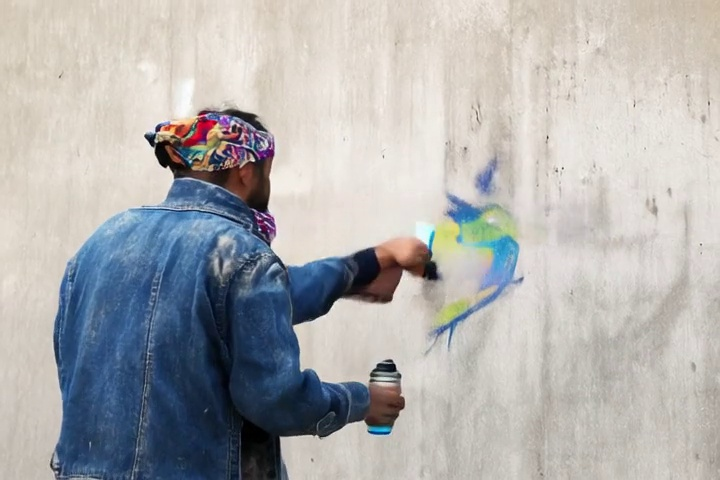
#> input picture benchmark/fvd/artist/keyframes_binary/keyframe_1.jpg, 720 x 480 px, found by its file name
$ python image_collage.py
#> lines starting #> are read from the running program, lines starting #| are printed output that depends on the picture
from PIL import Image
import os

def concatenate_images_vertical(image_paths, output_path):
    """
    将一系列图片垂直拼接成一张图片。

    Args:
        image_paths (list): 包含要拼接的图片文件路径的列表。
        output_path (str): 保存拼接后图片的路径。
    """
#> called with output_path = 'vertical_stack.jpg'
    if not image_paths:
        print("没有提供任何图片路径。")
        return

    images = [Image.open(path) for path in image_paths if os.path.exists(path)]
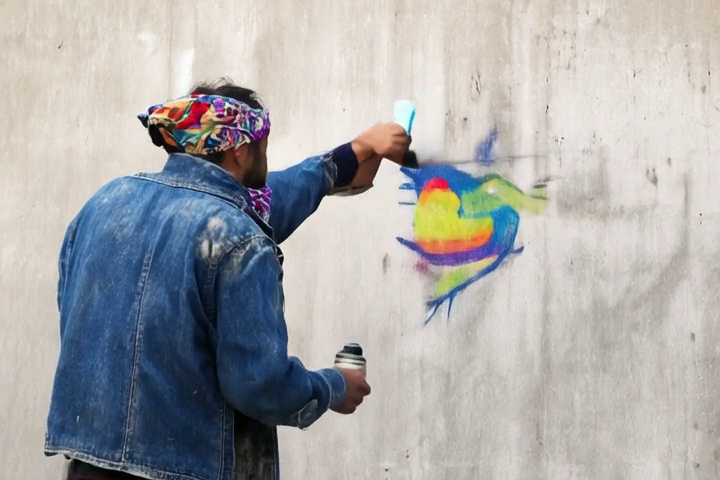
#> input picture benchmark/fvd/artist/keyframes_binary/keyframe_2.jpg, 720 x 480 px, found by its file name
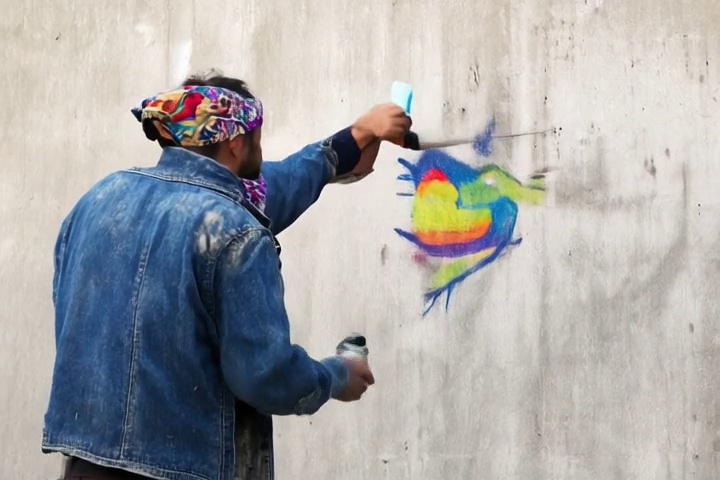
#> input picture benchmark/fvd/artist/keyframes_binary/keyframe_3.jpg, 720 x 480 px, found by its file name
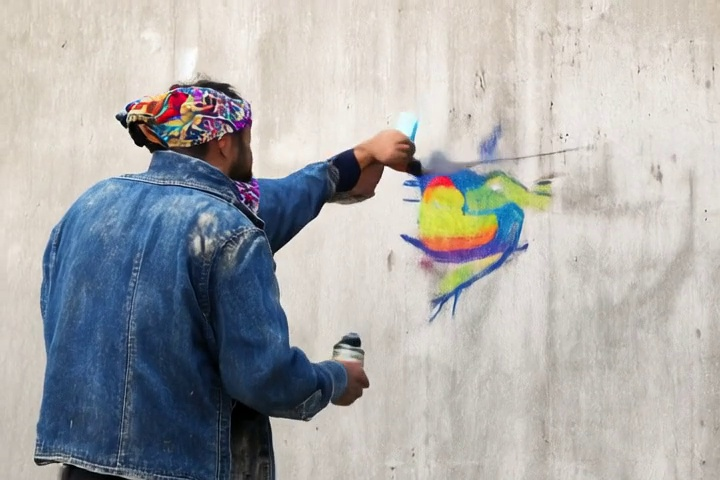
#> input picture benchmark/fvd/artist/keyframes_binary/keyframe_4.jpg, 720 x 480 px, found by its file name
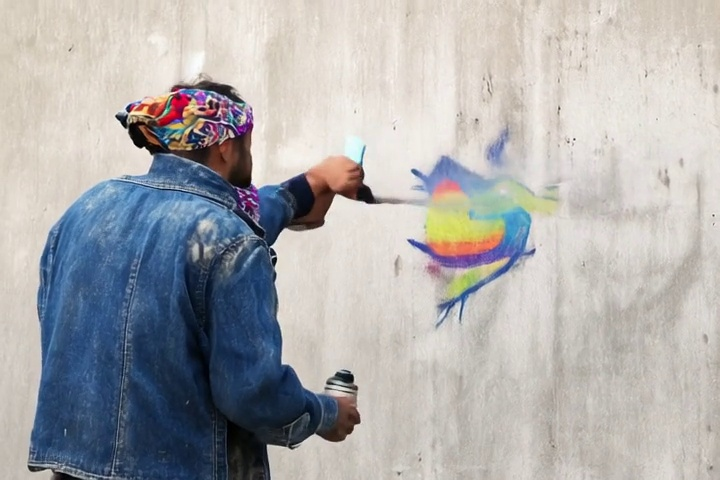
#> input picture benchmark/fvd/artist/keyframes_binary/keyframe_5.jpg, 720 x 480 px, found by its file name
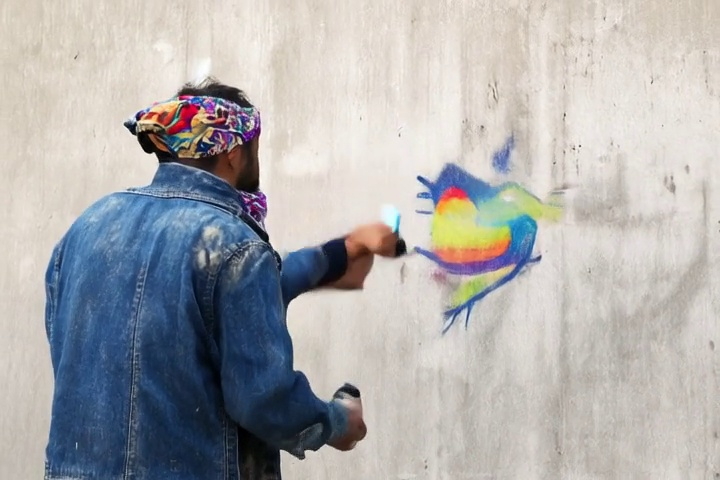
#> input picture benchmark/fvd/artist/keyframes_binary/keyframe_6.jpg, 720 x 480 px, found by its file name
#> images = 6 items
    if not images:
        print("找不到提供的任何图片文件。")
        return

    # 获取所有图片的宽度，并取最宽的作为输出图片的宽度
    widths = [img.width for img in images]
#> widths = [720, 720, 720, 720, 720, 720]
    max_width = max(widths)
#> max_width = 720

    # 计算拼接后图片的总高度
    total_height = sum(img.height for img in images)
#> total_height = 2880

    # 创建一个新的空白图片
    new_image = Image.new('RGB', (max_width, total_height))
#> new_image: PIL image 720x2880 RGB; every value is 0

    y_offset = 0
    for img in images:
        # 如果图片宽度小于最大宽度，则需要创建一个新的图片并居中粘贴
        if img.width < max_width:
            temp_img = Image.new('RGB', (max_width, img.height), (0, 0, 0))  # 创建黑色背景
            x_offset = (max_width - img.width) // 2
            temp_img.paste(img, (x_offset, 0))
            new_image.paste(temp_img, (0, y_offset))
        else:
            new_image.paste(img, (0, y_offset))
        y_offset += img.height
#> this loop made 6 passes
#> y_offset on passes 1 to 6: 480, 960, 1440, 1920, 2400, 2880
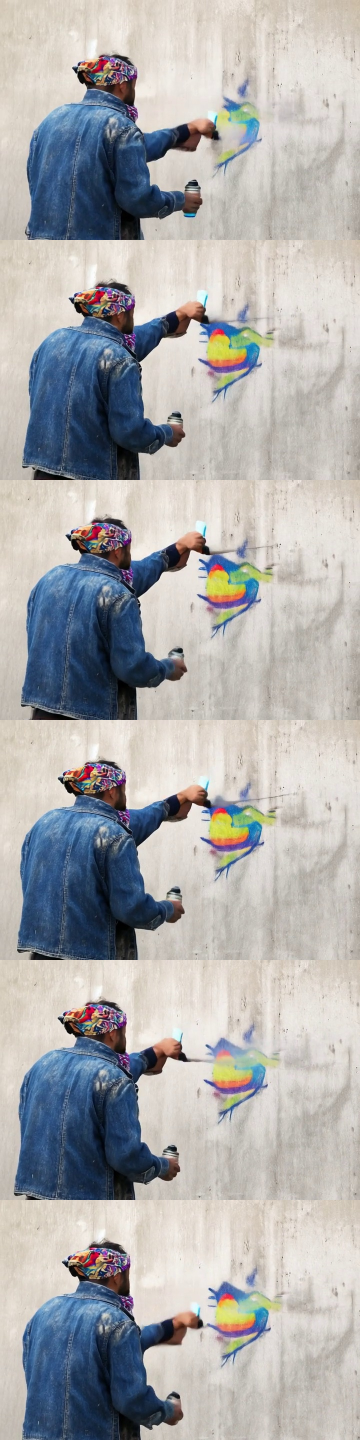
#> new_image: PIL image 720x2880 RGB (shown at 1/2 size); mean R, G, B 172, 171.7, 172.1
#> after the loop, y_offset = 2880

    try:
        new_image.save(output_path)
        print(f"已将图片拼接并保存到: {output_path}")
    except Exception as e:
        print(f"保存图片时发生错误: {e}")

if __name__ == "__main__":
    image_files = [
        "keyframes/keyframe_1.jpg",
        "keyframes/keyframe_2.jpg",
        "keyframes/keyframe_3.jpg",
        "keyframes/keyframe_4.jpg",
        "keyframes/keyframe_5.jpg",
        "keyframes/keyframe_6.jpg",
    ]  # 替换为你的实际图片路径列表
    import argparse
    parser = argparse.ArgumentParser(description='Concatenate images vertically')
    parser.add_argument('--output', type=str, default="vertical_stack.jpg", help='Output file path for concatenated image')
    args = parser.parse_args()
    output_file = args.output

    concatenate_images_vertical(image_files, output_file)
